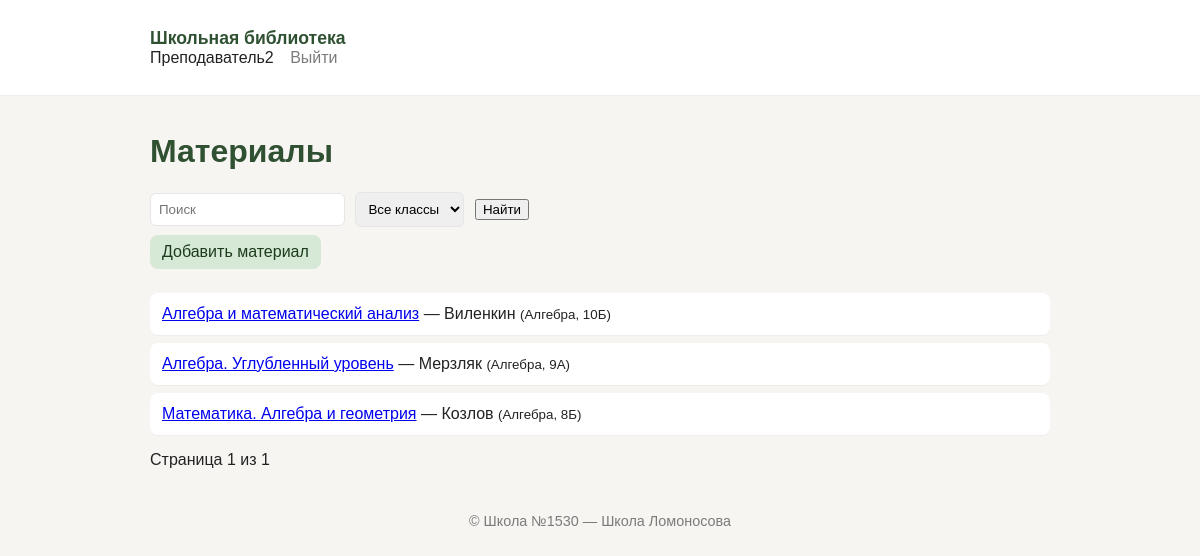
Screenshot of / (signed in) with the database file from the repository.
### library/models.py (models this page shows, shortened)
class Material(models.Model):
    title = models.CharField(max_length=200)
    author = models.CharField(max_length=200, blank=True)
    file = models.FileField(upload_to='materials/', blank=True, null=True)
    discipline = models.ForeignKey(Discipline, on_delete=models.CASCADE)
    school_class = models.ForeignKey(SchoolClass, on_delete=models.CASCADE)
    uploaded_by = models.ForeignKey(User, on_delete=models.SET_NULL, null=True, blank=True)
    created_at = models.DateTimeField(auto_now_add=True)

class Discipline(models.Model):
    name = models.CharField(max_length=120)
    def __str__(self): return self.name

class SchoolClass(models.Model):
    name = models.CharField(max_length=40)
    def __str__(self): return self.name

### library/views.py (the view, shortened to what this page needs)
# urls.py: path('', views.index, name='index'),
def index(request):
    if not request.user.is_authenticated:
        return render(request, "library/welcome.html")
    profile = Profile.objects.filter(user=request.user).first()
    query = request.GET.get("q", "").strip()
    discipline = request.GET.get('discipline','')
    class_id = request.GET.get('class','')
    materials = Material.objects.all().order_by("-created_at")
    if profile.role == "student":
        materials = materials.filter(school_class=profile.school_class)
    elif profile.role == "teacher":
        materials = materials.filter(discipline=profile.discipline)
    if profile.role == "student":
        if discipline:
            materials = materials.filter(discipline_id=discipline)
    elif profile.role == "teacher":
        if class_id:
            materials = materials.filter(school_class_id=class_id)
    elif profile.role == "admin":
        if discipline:
            materials = materials.filter(discipline_id=discipline)
        if class_id:
            materials = materials.filter(school_class_id=class_id)
    paginator = Paginator(materials, 10)
    page = request.GET.get('page')
    materials = paginator.get_page(page)
    return render(request,'library/index.html',{'materials':materials,'disciplines':Discipline.objects.all(),'classes':SchoolClass.objects.all(),'profile':profile,'query':query})

### templates/library/index.html (shortened to what this page needs)
{% extends 'library/base.html' %}
{% block content %}
<h1>Материалы</h1>
<form method="get" class="search-form">
  <input name="q" placeholder="Поиск" value="{{ query }}">
  {% if profile.role == "teacher" %}
      <select name="class">
        <option value="">Все классы</option>
      </select>
  {% endif %}
  <button>Найти</button>
</form>
{% if user.is_authenticated and user.profile.role in 'teacheradmin' %}
  <a class="btn" href="/add/">Добавить материал</a>
{% endif %}
<ul class="materials">
{% for m in materials %}
  <li>
    <a href="/m/{{ m.id }}/">{{ m.title }}</a>
    — {{ m.author }}
    <small>({{ m.discipline }}, {{ m.school_class }})</small>
  </li>
{% empty %}
  <li>Материалов не найдено.</li>
{% endfor %}
</ul>
<div class="pagination">
  <span>
      Страница {{ materials.number }} из {{ materials.paginator.num_pages }}
  </span>
</div>
{% endblock %}

### templates/library/base.html (shortened to what this page needs)
<!doctype html>
<html lang="ru">
<head>
  <link rel="stylesheet" href="/static/css/style.css">
</head>
<body>
  <header class="site-header">
    <div class="container">
      <a class="brand" href="/">Школьная библиотека</a>
      <nav>
        {% if user.is_authenticated %}
          <span>{{ user.username }}</span>
          <a href="/logout/">Выйти</a>
        {% else %}
          <a href="/login/">Войти</a>
        {% endif %}
      </nav>
    </div>
  </header>
  <main class="container">
    {% block content %}{% endblock %}
  </main>
  <footer class="site-footer">
    <div class="container">&copy; Школа №1530 — Школа Ломоносова</div>
  </footer>
</body>
</html>

### static/css/style.css (style rules this page uses)
:root { --bg:#f7f5f2;--card:#ffffff;--accent:#d6e8d6;--muted:#7b7b7b; }
body { font-family:Arial,Helvetica,sans-serif;background:var(--bg);color:#222;margin:0 }
.container { max-width:900px;margin:0 auto;padding:16px }
.site-header { background:var(--card);border-bottom:1px solid #eee;padding:12px 0 }
.brand { font-weight:700;text-decoration:none;color:#2f5132;font-size:1.1rem }
nav a { margin-left:12px;text-decoration:none;color:var(--muted) }
h1 { color:#2f5132 }
.search-form input,.search-form select { padding:8px;margin-right:6px;border:1px solid #e6e6e6;border-radius:6px }
.btn { display:inline-block;padding:8px 12px;background:var(--accent);border-radius:8px;text-decoration:none;color:#1b3b1b;margin:8px 0 }
.materials { list-style:none;padding:0 }
.materials li { background:var(--card);padding:12px;margin-bottom:8px;border-radius:8px;box-shadow:0 1px 0 rgba(0,0,0,0.03) }
.site-footer { padding:12px;text-align:center;color:var(--muted);font-size:0.9rem }

### rows the page displays
Material: title "Алгебра и математический анализ", author "Виленкин", discipline "Алгебра", school_class "10Б"
Material: title "Алгебра. Углубленный уровень", author "Мерзляк", discipline "Алгебра", school_class "9А"
Material: title "Математика. Алгебра и геометрия", author "Козлов", discipline "Алгебра", school_class "8Б"

### other values shown
{{ user.username }} "Преподаватель2"
{{ materials.number }} "1"
{{ materials.paginator.num_pages }} "1"
